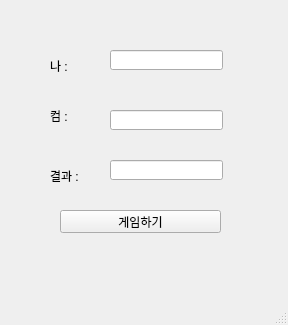
<?xml version="1.0" encoding="UTF-8"?>
<ui version="4.0">
 <class>MainWindow</class>
 <widget class="QMainWindow" name="MainWindow">
  <property name="geometry">
   <rect>
    <x>0</x>
    <y>0</y>
    <width>288</width>
    <height>325</height>
   </rect>
  </property>
  <property name="windowTitle">
   <string>MainWindow</string>
  </property>
  <widget class="QWidget" name="centralwidget">
   <widget class="QLabel" name="lbl_mine">
    <property name="geometry">
     <rect>
      <x>50</x>
      <y>60</y>
      <width>56</width>
      <height>12</height>
     </rect>
    </property>
    <property name="text">
     <string>나 :</string>
    </property>
   </widget>
   <widget class="QLabel" name="lbl_com">
    <property name="geometry">
     <rect>
      <x>50</x>
      <y>110</y>
      <width>56</width>
      <height>12</height>
     </rect>
    </property>
    <property name="text">
     <string>컴 :</string>
    </property>
   </widget>
   <widget class="QLabel" name="lbl_result">
    <property name="geometry">
     <rect>
      <x>50</x>
      <y>170</y>
      <width>56</width>
      <height>12</height>
     </rect>
    </property>
    <property name="text">
     <string>결과 :</string>
    </property>
   </widget>
   <widget class="QPushButton" name="pb">
    <property name="geometry">
     <rect>
      <x>60</x>
      <y>210</y>
      <width>161</width>
      <height>23</height>
     </rect>
    </property>
    <property name="text">
     <string>게임하기</string>
    </property>
   </widget>
   <widget class="QLineEdit" name="le_mine">
    <property name="geometry">
     <rect>
      <x>110</x>
      <y>50</y>
      <width>113</width>
      <height>20</height>
     </rect>
    </property>
   </widget>
   <widget class="QLineEdit" name="le_com">
    <property name="geometry">
     <rect>
      <x>110</x>
      <y>110</y>
      <width>113</width>
      <height>20</height>
     </rect>
    </property>
   </widget>
   <widget class="QLineEdit" name="le_result">
    <property name="geometry">
     <rect>
      <x>110</x>
      <y>160</y>
      <width>113</width>
      <height>20</height>
     </rect>
    </property>
   </widget>
  </widget>
  <widget class="QMenuBar" name="menubar">
   <property name="geometry">
    <rect>
     <x>0</x>
     <y>0</y>
     <width>288</width>
     <height>21</height>
    </rect>
   </property>
  </widget>
  <widget class="QStatusBar" name="statusbar"/>
 </widget>
 <resources/>
 <connections/>
</ui>
